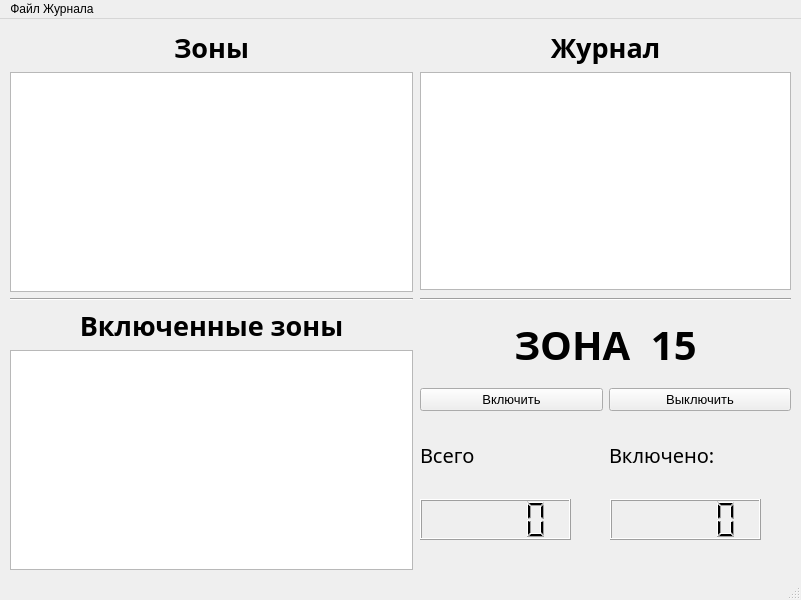
<?xml version="1.0" encoding="UTF-8"?>
<ui version="4.0">
 <class>MainWindow</class>
 <widget class="QMainWindow" name="MainWindow">
  <property name="geometry">
   <rect>
    <x>0</x>
    <y>0</y>
    <width>801</width>
    <height>600</height>
   </rect>
  </property>
  <property name="sizePolicy">
   <sizepolicy hsizetype="Fixed" vsizetype="Fixed">
    <horstretch>0</horstretch>
    <verstretch>0</verstretch>
   </sizepolicy>
  </property>
  <property name="windowTitle">
   <string>Управление освещением</string>
  </property>
  <widget class="QWidget" name="centralwidget">
   <property name="sizePolicy">
    <sizepolicy hsizetype="Fixed" vsizetype="Fixed">
     <horstretch>0</horstretch>
     <verstretch>0</verstretch>
    </sizepolicy>
   </property>
   <widget class="QWidget" name="verticalLayoutWidget">
    <property name="geometry">
     <rect>
      <x>10</x>
      <y>10</y>
      <width>403</width>
      <height>541</height>
     </rect>
    </property>
    <layout class="QVBoxLayout" name="verticalLayout">
     <item>
      <widget class="QLabel" name="label">
       <property name="font">
        <font>
         <family>MS PGothic</family>
         <pointsize>20</pointsize>
         <weight>75</weight>
         <bold>true</bold>
        </font>
       </property>
       <property name="text">
        <string>Зоны</string>
       </property>
       <property name="alignment">
        <set>Qt::AlignCenter</set>
       </property>
      </widget>
     </item>
     <item>
      <widget class="QListWidget" name="allListWidget"/>
     </item>
     <item>
      <widget class="Line" name="line">
       <property name="orientation">
        <enum>Qt::Horizontal</enum>
       </property>
      </widget>
     </item>
     <item>
      <widget class="QLabel" name="label_2">
       <property name="font">
        <font>
         <family>MS PGothic</family>
         <pointsize>20</pointsize>
         <weight>75</weight>
         <bold>true</bold>
        </font>
       </property>
       <property name="text">
        <string>Включенные зоны</string>
       </property>
       <property name="alignment">
        <set>Qt::AlignCenter</set>
       </property>
      </widget>
     </item>
     <item>
      <widget class="QListWidget" name="onListWidget"/>
     </item>
    </layout>
   </widget>
   <widget class="QWidget" name="horizontalLayoutWidget">
    <property name="geometry">
     <rect>
      <x>420</x>
      <y>360</y>
      <width>371</width>
      <height>41</height>
     </rect>
    </property>
    <layout class="QHBoxLayout" name="horizontalLayout">
     <item>
      <widget class="QPushButton" name="onButton">
       <property name="font">
        <font>
         <pointsize>10</pointsize>
        </font>
       </property>
       <property name="text">
        <string>Включить</string>
       </property>
      </widget>
     </item>
     <item>
      <widget class="QPushButton" name="offButton">
       <property name="font">
        <font>
         <pointsize>10</pointsize>
        </font>
       </property>
       <property name="text">
        <string>Выключить</string>
       </property>
      </widget>
     </item>
    </layout>
   </widget>
   <widget class="QLabel" name="nameLabel">
    <property name="geometry">
     <rect>
      <x>420</x>
      <y>290</y>
      <width>371</width>
      <height>71</height>
     </rect>
    </property>
    <property name="font">
     <font>
      <family>MS PGothic</family>
      <pointsize>30</pointsize>
      <weight>75</weight>
      <bold>true</bold>
     </font>
    </property>
    <property name="text">
     <string>ЗОНА  15</string>
    </property>
    <property name="alignment">
     <set>Qt::AlignCenter</set>
    </property>
   </widget>
   <widget class="Line" name="line_2">
    <property name="geometry">
     <rect>
      <x>420</x>
      <y>270</y>
      <width>371</width>
      <height>21</height>
     </rect>
    </property>
    <property name="orientation">
     <enum>Qt::Horizontal</enum>
    </property>
   </widget>
   <widget class="QWidget" name="verticalLayoutWidget_2">
    <property name="geometry">
     <rect>
      <x>420</x>
      <y>10</y>
      <width>371</width>
      <height>261</height>
     </rect>
    </property>
    <layout class="QVBoxLayout" name="verticalLayout_2">
     <item>
      <widget class="QLabel" name="label_3">
       <property name="font">
        <font>
         <family>MS PGothic</family>
         <pointsize>20</pointsize>
         <weight>75</weight>
         <bold>true</bold>
         <kerning>true</kerning>
        </font>
       </property>
       <property name="text">
        <string>Журнал</string>
       </property>
       <property name="alignment">
        <set>Qt::AlignCenter</set>
       </property>
      </widget>
     </item>
     <item>
      <widget class="QTextBrowser" name="logText"/>
     </item>
    </layout>
   </widget>
   <widget class="QLCDNumber" name="lcdNumber">
    <property name="geometry">
     <rect>
      <x>420</x>
      <y>480</y>
      <width>151</width>
      <height>41</height>
     </rect>
    </property>
   </widget>
   <widget class="QWidget" name="horizontalLayoutWidget_2">
    <property name="geometry">
     <rect>
      <x>420</x>
      <y>410</y>
      <width>371</width>
      <height>51</height>
     </rect>
    </property>
    <layout class="QHBoxLayout" name="horizontalLayout_2">
     <item>
      <widget class="QLabel" name="label_5">
       <property name="font">
        <font>
         <family>MS PGothic</family>
         <pointsize>15</pointsize>
        </font>
       </property>
       <property name="text">
        <string>Всего</string>
       </property>
      </widget>
     </item>
     <item>
      <widget class="QLabel" name="label_4">
       <property name="font">
        <font>
         <family>MS PGothic</family>
         <pointsize>15</pointsize>
        </font>
       </property>
       <property name="text">
        <string>Включено:</string>
       </property>
      </widget>
     </item>
    </layout>
   </widget>
   <widget class="QLCDNumber" name="lcdNumber_2">
    <property name="geometry">
     <rect>
      <x>610</x>
      <y>480</y>
      <width>151</width>
      <height>41</height>
     </rect>
    </property>
   </widget>
  </widget>
  <widget class="QMenuBar" name="menubar">
   <property name="geometry">
    <rect>
     <x>0</x>
     <y>0</y>
     <width>801</width>
     <height>21</height>
    </rect>
   </property>
   <widget class="QMenu" name="menu">
    <property name="title">
     <string>Файл Журнала</string>
    </property>
    <addaction name="action"/>
   </widget>
   <addaction name="menu"/>
  </widget>
  <widget class="QStatusBar" name="statusbar"/>
  <action name="action">
   <property name="text">
    <string>Сохранить</string>
   </property>
  </action>
 </widget>
 <resources/>
 <connections/>
</ui>
